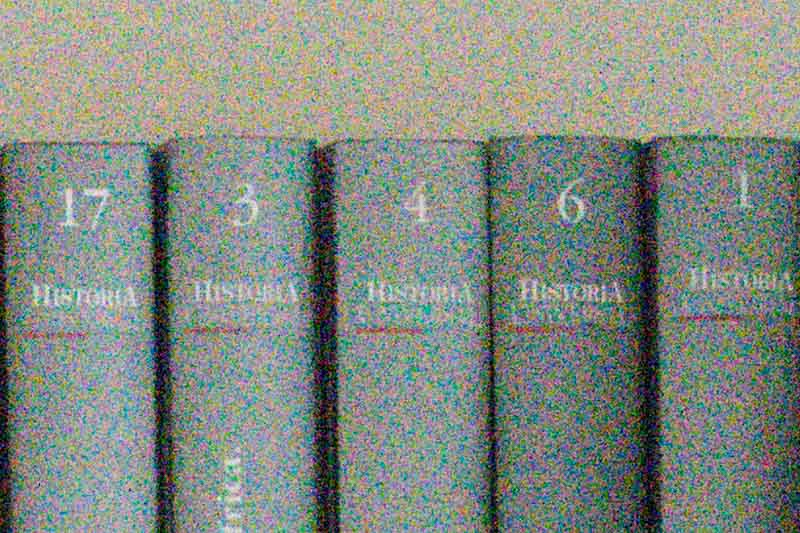
#> input picture Problema5/ruido.jpg, 800 x 533 px
$ jupyter execute Problema5.ipynb
#> lines starting #> are read from the running program, lines starting #| are printed output that depends on the picture
***
# TEXT MINING & IMAGE RECOGNITION *Seccion* "V"
## *LABORATORIO # 2* *Problema 5*
##### **Pedro Josué Chamale Perez** - __23000478__

[cell 1]
import cv2
import math
import numpy as np
import matplotlib.pyplot as plt

[cell 2]
#Estableciendo la funcion para crear un KERNEL DE N x N

def creacion_kernel():
    print("Estableciendo el tamaño del Kernel que utilizará para hacer el procesamiento N x N")
    n = int(input("Ingrese el numero de fila: \n"))
    m = int(input("Ingrese el numero de columna: \n"))
    kernel = []
    print("************************************************************************************************")
    print("TOMA EN CUENTA QUE LOS VALORES A INGRESAR PODRIAN CAMBIAR EL TIPO DE FILTRO QUE QUIERES APLICAR")
    print("************************************************************************************************")
    for i in range(0,n):
        fila = []
        for j in range(0,m):
            fila.append(float(input("Ingrese el valor del kernel en la posicion [" + str(i)+ "] y [" + str(j) + "] :")))
        kernel.append(fila)

    return np.array(kernel)

def convolutional_filter(imagen, kernel):
    alto = imagen.shape[0]
    ancho =  imagen.shape[1]

    altoKernel = len(kernel[:,0])
    anchoKernel = len(kernel[0,:])

    #parte entera del centro del kernel
    step = int(len(kernel[0,:])/2)

    newImg = np.zeros((alto, ancho, 1))

    for i in range(step, alto - step):
        newPixel = 0
        for j in range(step, ancho - step):
            ventana = imagen[i-step:i+2*step, j-step:j+2*step]
            newPixel = 0
            for m in range(0, altoKernel):
                for n in range(0, anchoKernel):
                    newPixel = newPixel + ventana[m, n] * kernel[m, n]
            newImg[i, j] = int(newPixel)
    return newImg

[cell 3]
imagen = cv2.imread('ruido.jpg', cv2.IMREAD_GRAYSCALE)
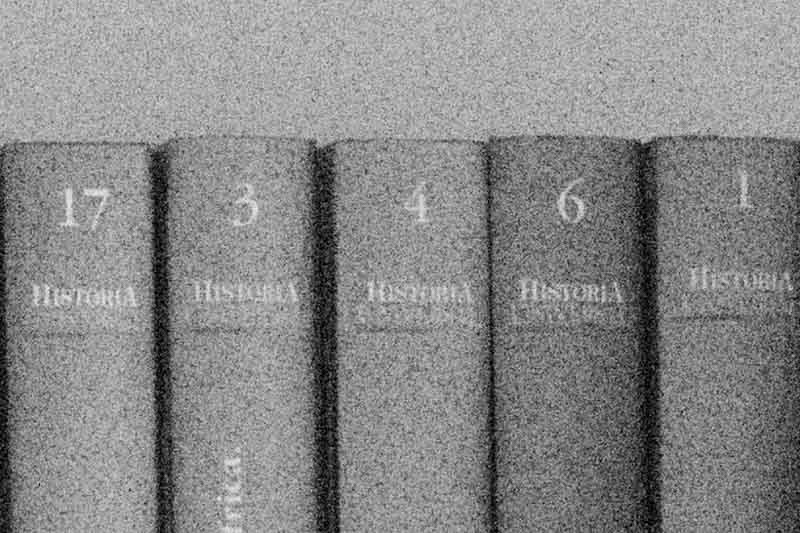
#> imagen: shape (533, 800); min 0, max 242, mean 135.8

[cell 4]
# PARA ESTA PRIMERA PRUEBA SE INGRESARA UN FILTRO PROMEDIO CON UNA MATRIZ 3X3, CON VALORES DE 1/9
# EN CADA POSICION DE LA MATRIZ

a = creacion_kernel()
#> the answer given: 3
#> the answer given: 3
#> the loop in creacion_kernel, `for i in range(0,n):` made 2 passes; the answer given on pass 1: 3
